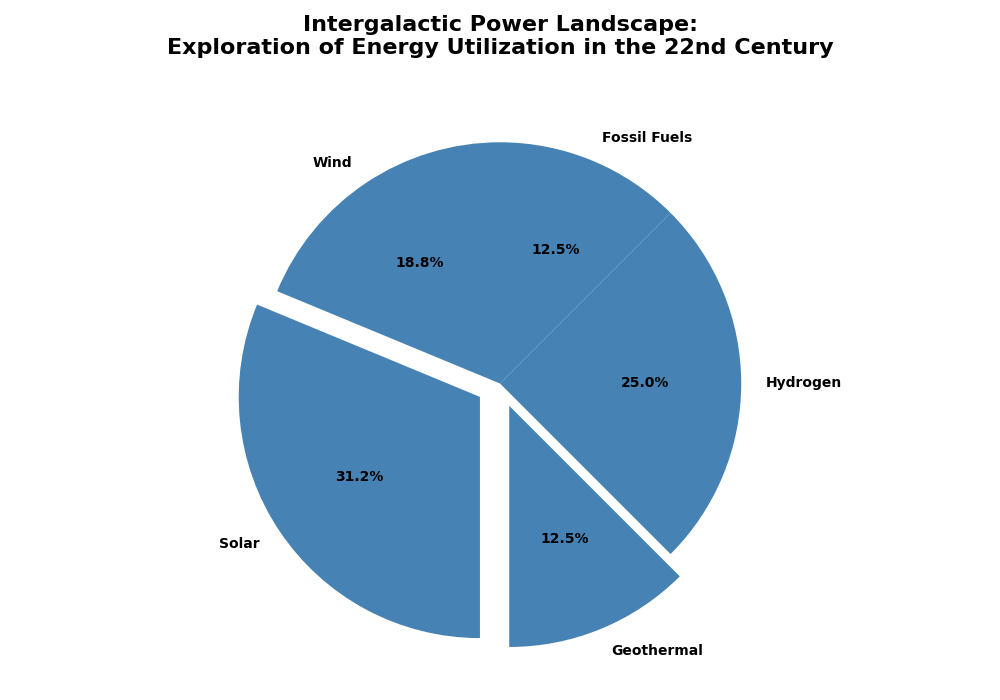

Source code (Python):
import matplotlib.pyplot as plt
import numpy as np

energy_sources = ['Wind', 'Solar', 'Geothermal', 'Hydrogen', 'Fossil Fuels']
energy_usage = np.array([15, 25, 10, 20, 10])

single_color = '#4682B4'  # Steel Blue

explode = (0, 0.1, 0.1, 0, 0)

fig, ax = plt.subplots(figsize=(10, 7), subplot_kw=dict(aspect="equal"))

wedges, texts, autotexts = ax.pie(
    energy_usage,
    labels=energy_sources,
    autopct='%1.1f%%',
    startangle=90,
    colors=[single_color] * len(energy_sources),
    explode=explode
)

plt.setp(autotexts, size=10, weight="bold", color='black')
plt.setp(texts, size=10, weight='bold')

plt.title(
    'Intergalactic Power Landscape:\nExploration of Energy Utilization in the 22nd Century',
    fontsize=16, weight='bold', pad=20
)

plt.tight_layout()
plt.show()
